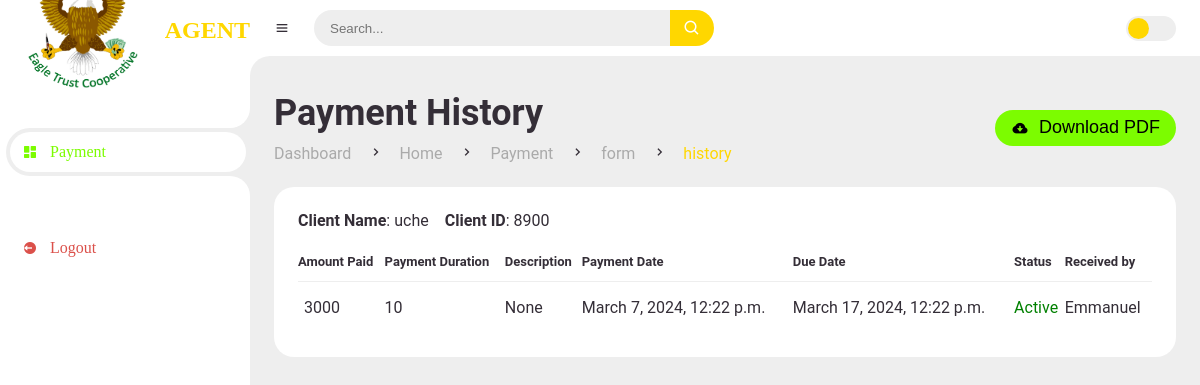
The page /payment-history/8900/ on the database as committed earlier.
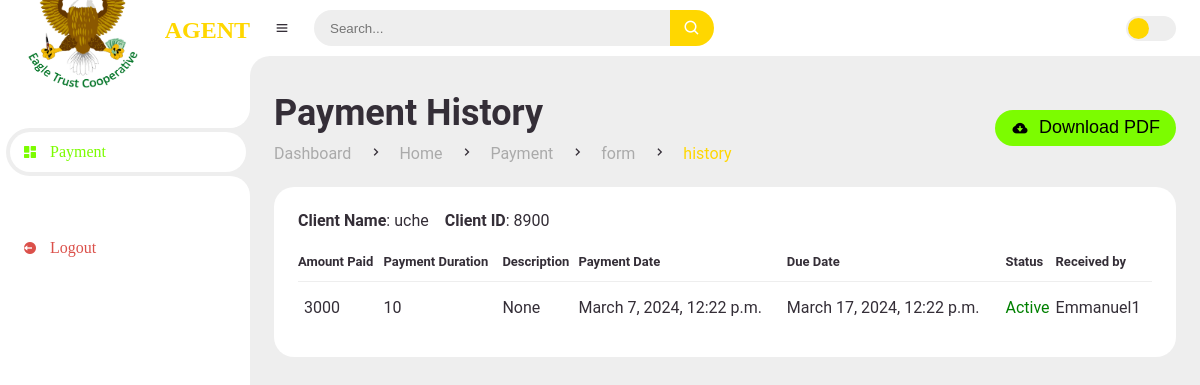
The same page on the database as committed later.
### dashboard/models.py (models this page shows, shortened)
class Payments(models.Model):
    customer = models.ForeignKey(Customer, on_delete=models.CASCADE, related_name='payments')
    amount_paid = models.IntegerField(default=0)
    payment_duration = models.IntegerField(default=0)
    description = models.CharField(max_length=200, null=True, blank=True)
    payment_date = models.DateTimeField(auto_now_add=True, null=True)
    expiry_date = models.DateTimeField(null=True, blank=True)
    status = models.CharField(max_length=20, null=True, blank=True)
    received_by = models.ForeignKey(Agent, on_delete=models.SET_NULL, null=True, blank=True, related_name='received_payments')

class Agent(models.Model):
    agent_id = models.IntegerField(primary_key=True,max_length=5,unique=True)
    username = models.CharField(max_length=255, unique=True)
    email = models.EmailField(unique=True)
    date_created = models.DateTimeField(auto_now_add=True, null=True)
    phone_number = models.CharField(max_length=11,null=True,unique=True)
    def __str__(self):
        return self.username

### dashboard/views.py (the view)
# urls.py: path('payment-history/<int:user_id>/', views.client_payment_history, name='client_payment_history'),
def client_payment_history(request, user_id):
    user = get_object_or_404(Customer, customer_id=user_id)
    user_payments = Payments.objects.filter(customer__customer_id=user_id)
    return render(request, 'dashboard/agent/history.html', {'user': user, 'user_payments': user_payments})

### templates/dashboard/agent/history.html (shortened to what this page needs)
{% extends 'main/agent_main.html' %}
{% load static %}
{% block content %}
		<main>
			<div class="head-title">
				<div class="left">
					<h1>Payment History</h1>
					<ul class="breadcrumb">
						<li>
							<a href="#">Dashboard</a>
						</li>
						<li><i class='bx bx-chevron-right' ></i></li>
						<li>
							<a href="#">Home</a>
						</li>
                        <li><i class='bx bx-chevron-right' ></i></li>
						<li>
							<a href="#">Payment</a>
						</li>
                        <li><i class='bx bx-chevron-right' ></i></li>
						<li>
							<a href="#">form</a>
						</li>
						<li><i class='bx bx-chevron-right' ></i></li>
						<li>
							<a class="active" href="#">history</a>
						</li>
					</ul>
				</div>
				<div href="#" class="download">
					<button>
						<i class='bx bxs-cloud-download' ></i>
						<span class="text">Download PDF</span>
					</button>
				</div>
			</div>
			<div class="table-data" >
				<div class="order">
					<div class="head">
						<p><span><b>Client Name</b>: {{user.username}}</span></p>
						<p><span><b>Client ID</b>: {{user.customer_id }}</span></p>
					</div>
					<table id="table">
						<thead>
							<tr>
								<th>Amount Paid</th>
								<th>Payment Duration</th>
								<th>Description</th>
								<th>Payment Date</th>
								<th>Due Date</th>
								<th>Status</th>
								<th>Received by</th>
							</tr>
						</thead>
						<tbody>
							{% if user_payments %}
								{% for payment in user_payments  %}
								<tr>
									<td>{{ payment.amount_paid }}</td>
									<td>{{ payment.payment_duration }}</td>
									<td>{{ payment.description }}</td>
									<td>{{ payment.payment_date }}</td>
									<td>{{ payment.expiry_date }}</td>
									<td>
										{% if payment.expiry_date < now %}
										<p style='color:red;'>Active</p>
										{% else %}
											<p style='color:green;'>Active</p>
										{% endif %}
									</td>
									<td>{{ payment.received_by }}</td>
								</tr>
								{% endfor %}
							{% else %}
								<tr>
									<td colspan="6">No data available</td>
								</tr>
							{% endif %}
						</tbody>
					</table>
				</div>
			</div>
		</main>
	</section>
{% endblock %}

Rows that differ between the two databases and show on the page:
changed through a linked row, Payments "None": received_by "Emmanuel" → "Emmanuel1"
